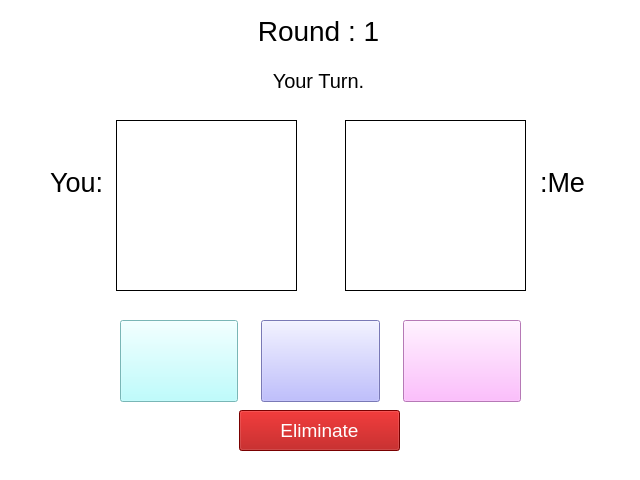
<?xml version="1.0" encoding="UTF-8"?>
<ui version="4.0">
 <class>Main_Window</class>
 <widget class="QMainWindow" name="Main_Window">
  <property name="geometry">
   <rect>
    <x>0</x>
    <y>0</y>
    <width>640</width>
    <height>480</height>
   </rect>
  </property>
  <property name="sizePolicy">
   <sizepolicy hsizetype="Preferred" vsizetype="Preferred">
    <horstretch>0</horstretch>
    <verstretch>0</verstretch>
   </sizepolicy>
  </property>
  <property name="minimumSize">
   <size>
    <width>640</width>
    <height>480</height>
   </size>
  </property>
  <property name="maximumSize">
   <size>
    <width>640</width>
    <height>480</height>
   </size>
  </property>
  <property name="windowTitle">
   <string>MainWindow</string>
  </property>
  <property name="styleSheet">
   <string notr="true">background-color: rgb(255, 255, 255);</string>
  </property>
  <widget class="QWidget" name="centralwidget">
   <widget class="QLabel" name="User_input_img">
    <property name="geometry">
     <rect>
      <x>116</x>
      <y>120</y>
      <width>181</width>
      <height>171</height>
     </rect>
    </property>
    <property name="frameShape">
     <enum>QFrame::Box</enum>
    </property>
    <property name="text">
     <string/>
    </property>
    <property name="scaledContents">
     <bool>true</bool>
    </property>
   </widget>
   <widget class="QLabel" name="Com_input_img">
    <property name="geometry">
     <rect>
      <x>345</x>
      <y>120</y>
      <width>181</width>
      <height>171</height>
     </rect>
    </property>
    <property name="frameShape">
     <enum>QFrame::Box</enum>
    </property>
    <property name="text">
     <string/>
    </property>
    <property name="scaledContents">
     <bool>true</bool>
    </property>
   </widget>
   <widget class="QLabel" name="Round">
    <property name="geometry">
     <rect>
      <x>8</x>
      <y>10</y>
      <width>621</width>
      <height>41</height>
     </rect>
    </property>
    <property name="font">
     <font>
      <pointsize>21</pointsize>
     </font>
    </property>
    <property name="text">
     <string>Round : 1</string>
    </property>
    <property name="alignment">
     <set>Qt::AlignCenter</set>
    </property>
   </widget>
   <widget class="QLabel" name="comments">
    <property name="geometry">
     <rect>
      <x>8</x>
      <y>60</y>
      <width>621</width>
      <height>41</height>
     </rect>
    </property>
    <property name="font">
     <font>
      <pointsize>15</pointsize>
     </font>
    </property>
    <property name="text">
     <string>Your Turn.</string>
    </property>
    <property name="alignment">
     <set>Qt::AlignCenter</set>
    </property>
   </widget>
   <widget class="QWidget" name="layoutWidget">
    <property name="geometry">
     <rect>
      <x>120</x>
      <y>320</y>
      <width>401</width>
      <height>82</height>
     </rect>
    </property>
    <layout class="QHBoxLayout" name="horizontalLayout">
     <property name="spacing">
      <number>23</number>
     </property>
     <item>
      <widget class="QPushButton" name="Button_R">
       <property name="sizePolicy">
        <sizepolicy hsizetype="Preferred" vsizetype="Preferred">
         <horstretch>0</horstretch>
         <verstretch>0</verstretch>
        </sizepolicy>
       </property>
       <property name="styleSheet">
        <string notr="true">background-color: rgb(170, 255, 255);</string>
       </property>
       <property name="text">
        <string/>
       </property>
       <property name="icon">
        <iconset>
         <normaloff>images/fist.png</normaloff>images/fist.png</iconset>
       </property>
       <property name="iconSize">
        <size>
         <width>53</width>
         <height>72</height>
        </size>
       </property>
      </widget>
     </item>
     <item>
      <widget class="QPushButton" name="Button_P">
       <property name="sizePolicy">
        <sizepolicy hsizetype="Minimum" vsizetype="Preferred">
         <horstretch>0</horstretch>
         <verstretch>0</verstretch>
        </sizepolicy>
       </property>
       <property name="styleSheet">
        <string notr="true">background-color: rgb(170, 170, 255);</string>
       </property>
       <property name="text">
        <string/>
       </property>
       <property name="icon">
        <iconset>
         <normaloff>images/palm-of-hand.png</normaloff>images/palm-of-hand.png</iconset>
       </property>
       <property name="iconSize">
        <size>
         <width>34</width>
         <height>69</height>
        </size>
       </property>
      </widget>
     </item>
     <item>
      <widget class="QPushButton" name="Button_S">
       <property name="sizePolicy">
        <sizepolicy hsizetype="Minimum" vsizetype="Preferred">
         <horstretch>0</horstretch>
         <verstretch>0</verstretch>
        </sizepolicy>
       </property>
       <property name="styleSheet">
        <string notr="true">background-color: rgb(255, 170, 255);</string>
       </property>
       <property name="text">
        <string/>
       </property>
       <property name="icon">
        <iconset>
         <normaloff>images/scissor.png</normaloff>images/scissor.png</iconset>
       </property>
       <property name="iconSize">
        <size>
         <width>50</width>
         <height>64</height>
        </size>
       </property>
      </widget>
     </item>
    </layout>
   </widget>
   <widget class="QPushButton" name="Exit_Button">
    <property name="geometry">
     <rect>
      <x>239</x>
      <y>410</y>
      <width>161</width>
      <height>41</height>
     </rect>
    </property>
    <property name="font">
     <font>
      <pointsize>14</pointsize>
     </font>
    </property>
    <property name="styleSheet">
     <string notr="true">background-color: rgb(170, 0, 0);
color: rgb(255, 255, 255);</string>
    </property>
    <property name="text">
     <string>Eliminate</string>
    </property>
   </widget>
   <widget class="QLabel" name="label">
    <property name="geometry">
     <rect>
      <x>50</x>
      <y>162</y>
      <width>61</width>
      <height>41</height>
     </rect>
    </property>
    <property name="font">
     <font>
      <pointsize>20</pointsize>
     </font>
    </property>
    <property name="text">
     <string>You: </string>
    </property>
   </widget>
   <widget class="QLabel" name="label_2">
    <property name="geometry">
     <rect>
      <x>540</x>
      <y>162</y>
      <width>61</width>
      <height>41</height>
     </rect>
    </property>
    <property name="font">
     <font>
      <pointsize>20</pointsize>
     </font>
    </property>
    <property name="text">
     <string>:Me</string>
    </property>
   </widget>
  </widget>
 </widget>
 <resources/>
 <connections/>
</ui>
